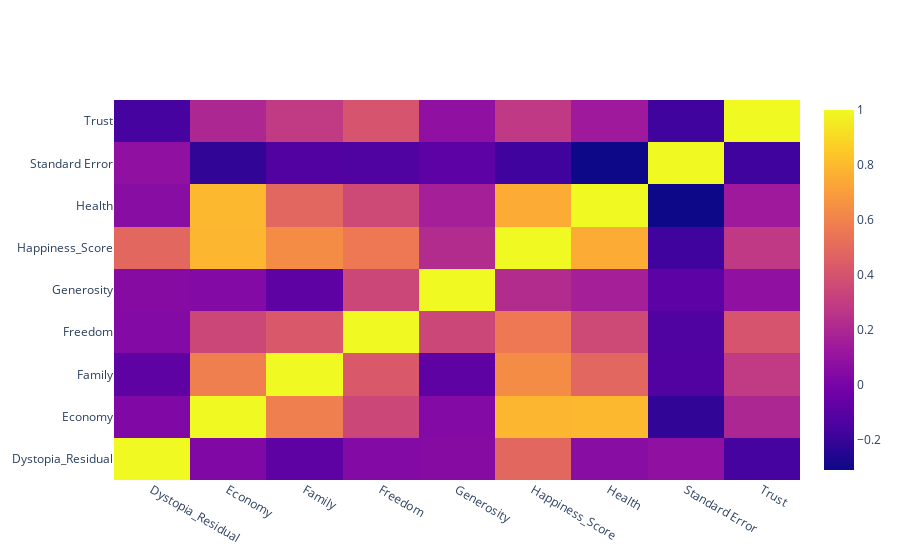

This figure's notebook cell:
### Code cell
corr_matrix_happy =drop_rank.corr()
trace_corr_happy = go.Heatmap(z=np.array(corr_matrix_happy),x=corr_matrix_happy.columns ,y=corr_matrix_happy.columns)
data_happy =[trace_corr_happy]
iplot(data_happy)

### Figure 1 — Plotly figure (JSON) as saved in the notebook; plotly's stock layout.template omitted (floating-point values rounded to 4 significant figures)
{"data": [{"type": "heatmap", "x": ["Dystopia_Residual", "Economy", "Family", "Freedom", "Generosity", "Happiness_Score", "Health", "Standard Error", "Trust"], "y": ["Dystopia_Residual", "Economy", "Family", "Freedom", "Generosity", "Happiness_Score", "Health", "Standard Error", "Trust"], "z": [[1, 0.03009, -0.08154, 0.03842, 0.04777, 0.4897, 0.05767, 0.08398, -0.1624], [0.03009, 1, 0.5854, 0.345, 0.03941, 0.7854, 0.7922, -0.2177, 0.2009], [-0.08154, 0.5854, 1, 0.4254, -0.08353, 0.6365, 0.4864, -0.1207, 0.2898], [0.03842, 0.345, 0.4254, 1, 0.347, 0.5604, 0.3596, -0.1298, 0.4059], [0.04777, 0.03941, -0.08353, 0.347, 1, 0.2217, 0.1614, -0.08844, 0.08439], [0.4897, 0.7854, 0.6365, 0.5604, 0.2217, 1, 0.748, -0.1773, 0.2821], [0.05767, 0.7922, 0.4864, 0.3596, 0.1614, 0.748, 1, -0.3103, 0.136], [0.08398, -0.2177, -0.1207, -0.1298, -0.08844, -0.1773, -0.3103, 1, -0.1783], [-0.1624, 0.2009, 0.2898, 0.4059, 0.08439, 0.2821, 0.136, -0.1783, 1]]}], "layout": {}}
